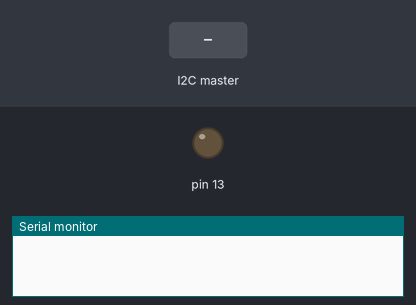
Bench run of a sketch on a simulated Arduino Uno, built with avr-gcc and run on an emulated ATmega328P. Shown: output pins drawn as LEDs (lit = HIGH), the last lines printed to the serial monitor. The test bench sets the inputs (shaded band).

Above: at 1.2 s.
1.3 s: the I2C master sends "H"
At 1.9 s:
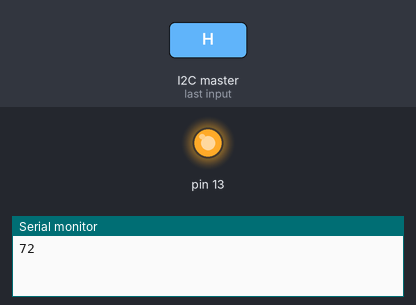
2.8 s: the I2C master sends "L"
At 3.1 s:
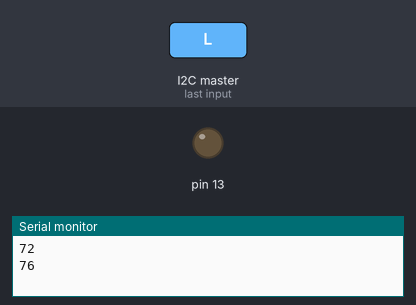
Timing chart, 0 to 5.8 s (numbered marks = the images above; inputs shaded):
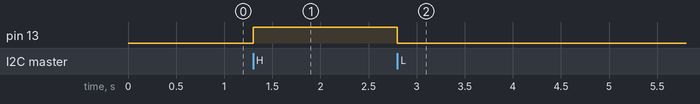

Measured:
- after the input at 1.3 s, pin 13: LOW → HIGH at once
- after the input at 2.8 s, pin 13: HIGH → LOW at once

The sketch:

Slave_Reciever.ino
```cpp
//i2c Slave Code (Uno)
#include <Wire.h>

void setup()
{
  Wire.begin(84);
  Wire.onReceive(receiveEvent);
  Serial.begin(9600);

  pinMode(13,OUTPUT);
  digitalWrite(13,LOW);
}

void loop()
{
}

void receiveEvent(int howMany)
{
  while(Wire.available())
  {
    char c = Wire.read();
    Serial.println(c, DEC);
    if(c == 72) digitalWrite(13,HIGH);
    else if(c == 76) digitalWrite(13,LOW);
  }
}
```
